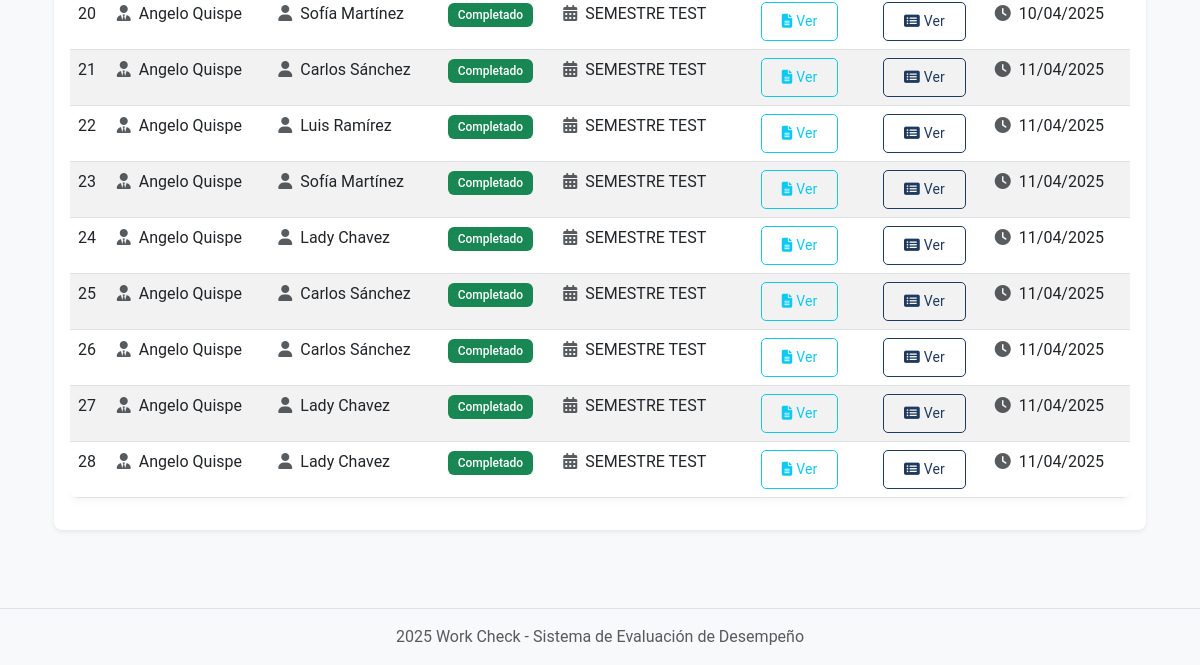
Before: /permanent_assignments/ (signed in, lower part) with the older database file.
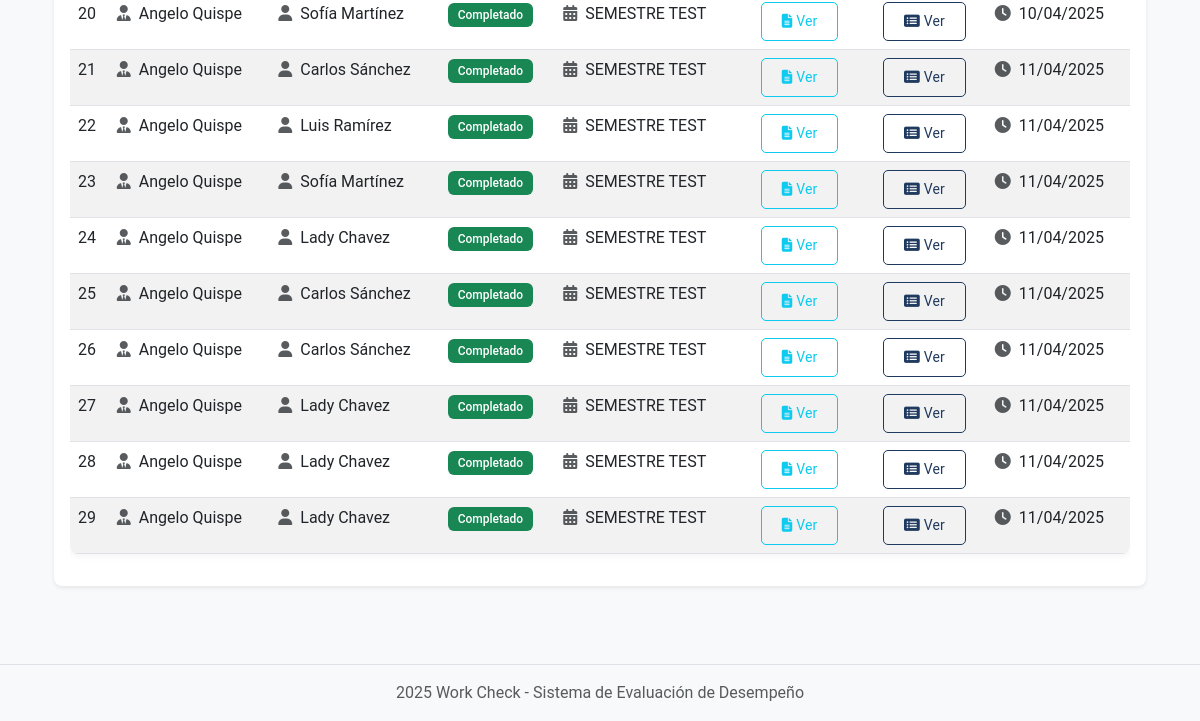
After: the same page with the newer database file.
### System/models.py (models this page shows)
class Permanent_EvaluationAssignment(models.Model):
    evaluator = models.ForeignKey(Usuario, on_delete=models.CASCADE, related_name='permanent_evaluator_assignments')
    employee = models.ForeignKey(Usuario, on_delete=models.CASCADE, related_name='permanent_employee_assignments')
    status = models.CharField(max_length=50)
    created_at = models.DateTimeField(auto_now_add=True)
    summary = models.ForeignKey(Summary, on_delete=models.CASCADE, null=True, blank=True)
    evaluation_details = models.ForeignKey(EvaluationDetails, on_delete=models.CASCADE, null=True, blank=True)
    evaluation_cycle = models.CharField(max_length=50)

class Usuario(models.Model):
    first_name = models.CharField(max_length=50)
    middle_name = models.CharField(max_length=50, blank=True, null=True)
    last_name = models.CharField(max_length=50)
    second_last_name = models.CharField(max_length=50, blank=True, null=True)
    user_type = models.CharField(max_length=50)
    position = models.ForeignKey(Position, on_delete=models.PROTECT)

### System/views.py (the view)
# urls.py: path('permanent_assignments/', views.list_permanent_assignments, name='list_permanent_assignments'),
@login_required
def list_permanent_assignments(request):
    assignments = Permanent_EvaluationAssignment.objects.all()
    return render(request, 'System/manage_permanent_assignments.html', {'assignments': assignments})

### System/views.py (called while the page is built)
def login_required(view_func):
    @wraps(view_func)
    def wrapped_view(request, *args, **kwargs):
        if not request.session.get('user_id'):
            return redirect('login')
        return view_func(request, *args, **kwargs)
    return wrapped_view

### System/templates/System/manage_permanent_assignments.html (shortened to what this page needs)
{% extends 'System/base.html' %}
{% load static %}
{% block content %}
<div class="container">
    <div class="row">
        <div class="col-12">
            <div class="card shadow-sm">
                <div class="card-body">
                    <div class="table-responsive">
                        <table class="table table-hover table-striped">
                            <tbody>
                                {% for assign in assignments %}
                                <tr>
                                    <td>{{ assign.id }}</td>
                                    <td>
                                        <i class="fas fa-user-tie me-1 text-muted"></i>
                                        {{ assign.evaluator.first_name }} {{ assign.evaluator.last_name }}
                                    </td>
                                    <td>
                                        <i class="fas fa-user me-1 text-muted"></i>
                                        {{ assign.employee.first_name }} {{ assign.employee.last_name }}
                                    </td>
                                    <td>
                                        {% if assign.status == 'Pendiente' %}
                                            <span class="badge bg-warning text-dark">{{ assign.status }}</span>
                                        {% elif assign.status == 'Completado' %}
                                            <span class="badge bg-success">{{ assign.status }}</span>
                                        {% elif assign.status == 'En Proceso' %}
                                            <span class="badge bg-info">{{ assign.status }}</span>
                                        {% else %}
                                            <span class="badge bg-secondary">{{ assign.status }}</span>
                                        {% endif %}
                                    </td>
                                    <td>
                                        <i class="fas fa-calendar-alt me-1 text-muted"></i>
                                        {{ assign.evaluation_cycle }}
                                    </td>
                                    <td class="text-center">
                                        {% if assign.summary %}
                                            <a href="{% url 'detail_summary' assign.summary.id %}" class="btn btn-sm btn-outline-info">
                                                <i class="fas fa-file-alt me-1"></i>Ver
                                            </a>
                                        {% else %}
                                            <span class="badge bg-secondary">No disponible</span>
                                        {% endif %}
                                    </td>
                                    <td class="text-center">
                                        {% if assign.evaluation_details %}
                                            <a href="{% url 'detail_evaluation_details' assign.evaluation_details.id %}" class="btn btn-sm btn-outline-primary">
                                                <i class="fas fa-list-alt me-1"></i>Ver
                                            </a>
                                        {% else %}
                                            <span class="badge bg-secondary">No disponible</span>
                                        {% endif %}
                                    </td>
                                    <td>
                                        <i class="fas fa-clock me-1 text-muted"></i>
                                        {{ assign.created_at|date:"d/m/Y" }}
                                    </td>
                                </tr>
                                {% endfor %}
                            </tbody>
                        </table>
                    </div>
                </div>
            </div>
        </div>
    </div>
</div>
{% endblock %}

Changed rows visible on the page:
added Permanent_EvaluationAssignment: id "29", evaluator.first_name "Angelo", evaluator.last_name "Quispe", employee.first_name "Lady", employee.last_name "Chavez", status "Completado", evaluation_cycle "SEMESTRE TEST", shows "Ver", created_at "11/04/2025"
